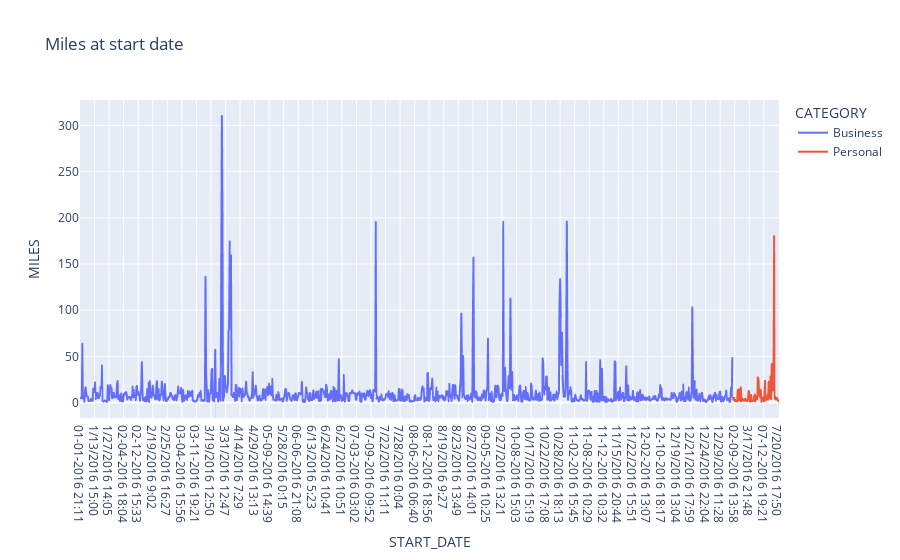

Notebook code for this chart:
### Code cell
px.line(df,x='START_DATE',y='MILES',color='CATEGORY',title='Miles at start date')

### Figure 1 — Plotly figure (JSON) as saved in the notebook; plotly's stock layout.template omitted (floating-point values rounded to 4 significant figures; data arrays with more than 128 entries replaced by an {"elided": "..."} marker saying what was removed)
{"data": [{"hovertemplate": "CATEGORY=Business<br>START_DATE=%{x}<br>MILES=%{y}<extra></extra>", "legendgroup": "Business", "line": {"color": "#636efa", "dash": "solid"}, "marker": {"symbol": "circle"}, "mode": "lines", "name": "Business", "showlegend": true, "type": "scattergl", "x": {"elided": "1078 str values"}, "xaxis": "x", "y": {"elided": "1078 float values"}, "yaxis": "y"}, {"hovertemplate": "CATEGORY=Personal<br>START_DATE=%{x}<br>MILES=%{y}<extra></extra>", "legendgroup": "Personal", "line": {"color": "#EF553B", "dash": "solid"}, "marker": {"symbol": "circle"}, "mode": "lines", "name": "Personal", "showlegend": true, "type": "scattergl", "x": ["02-09-2016 10:54", "02-09-2016 11:43", "02-09-2016 13:36", "02-09-2016 13:58", "2/13/2016 23:45", "2/14/2016 0:50", "2/19/2016 11:20", "2/19/2016 11:45", "2/19/2016 20:08", "2/19/2016 20:34", "2/20/2016 7:59", "2/20/2016 10:48", "2/20/2016 11:45", "2/20/2016 16:59", "2/26/2016 11:05", "2/26/2016 14:38", "2/26/2016 15:00", "2/26/2016 17:01", "2/29/2016 11:07", "03-03-2016 09:45", "03-05-2016 12:57", "03-05-2016 14:08", "03-08-2016 16:13", "03-12-2016 18:27", "3/17/2016 0:33", "3/17/2016 18:47", "3/17/2016 20:57", "3/17/2016 21:48", "3/20/2016 18:34", "3/21/2016 10:21", "3/22/2016 12:06", "3/22/2016 19:12", "3/23/2016 14:37", "3/23/2016 14:53", "3/24/2016 19:47", "3/26/2016 14:05", "3/26/2016 15:19", "3/26/2016 16:26", "3/27/2016 21:26", "3/27/2016 23:04", "3/28/2016 12:29", "3/28/2016 19:30", "3/28/2016 22:55", "3/29/2016 15:27", "3/29/2016 18:20", "3/29/2016 20:29", "3/29/2016 23:04", "04-01-2016 16:52", "04-02-2016 08:48", "04-02-2016 11:01", "6/15/2016 17:29", "07-12-2016 19:21", "07-12-2016 23:47", "7/13/2016 12:39", "7/13/2016 13:25", "7/13/2016 13:42", "7/14/2016 15:51", "7/15/2016 11:32", "7/15/2016 12:09", "7/15/2016 12:35", "7/15/2016 15:03", "7/15/2016 15:40", "7/16/2016 13:14", "7/16/2016 14:14", "7/16/2016 15:29", "7/16/2016 19:42", "7/16/2016 21:45", "7/17/2016 11:23", "7/17/2016 12:20", "7/18/2016 10:37", "7/18/2016 10:54", "7/18/2016 11:25", "7/18/2016 11:40", "7/19/2016 17:50", "7/20/2016 17:12", "7/20/2016 17:50", "7/20/2016 18:16"], "xaxis": "x", "y": [5.3, 3, 5.1, 1.5, 2.7, 1.8, 1.5, 1, 13.6, 2.5, 14.4, 3, 1.5, 16.5, 1.7, 1.9, 4.2, 2, 2.1, 2.2, 4.2, 3.5, 1.6, 1.9, 1.7, 4.9, 12.6, 10.4, 1.2, 1, 8.1, 1.4, 1.7, 1.6, 2, 6.7, 8.8, 1.2, 6.9, 7.3, 3.6, 27.2, 25.7, 13.6, 6.2, 6, 13.8, 0.7, 5.5, 5.1, 5.5, 1.4, 8.7, 23.5, 2.2, 4.4, 3.3, 8.3, 3.2, 22.4, 12.2, 4.5, 28.1, 3.8, 41.9, 23.8, 13, 15.1, 180.2, 4.1, 6.1, 3.3, 4.7, 4.8, 2.8, 1.4, 1.4], "yaxis": "y"}], "layout": {"legend": {"title": {"text": "CATEGORY"}, "tracegroupgap": 0}, "title": {"text": "Miles at start date"}, "xaxis": {"anchor": "y", "domain": [0, 1], "title": {"text": "START_DATE"}}, "yaxis": {"anchor": "x", "domain": [0, 1], "title": {"text": "MILES"}}}}
